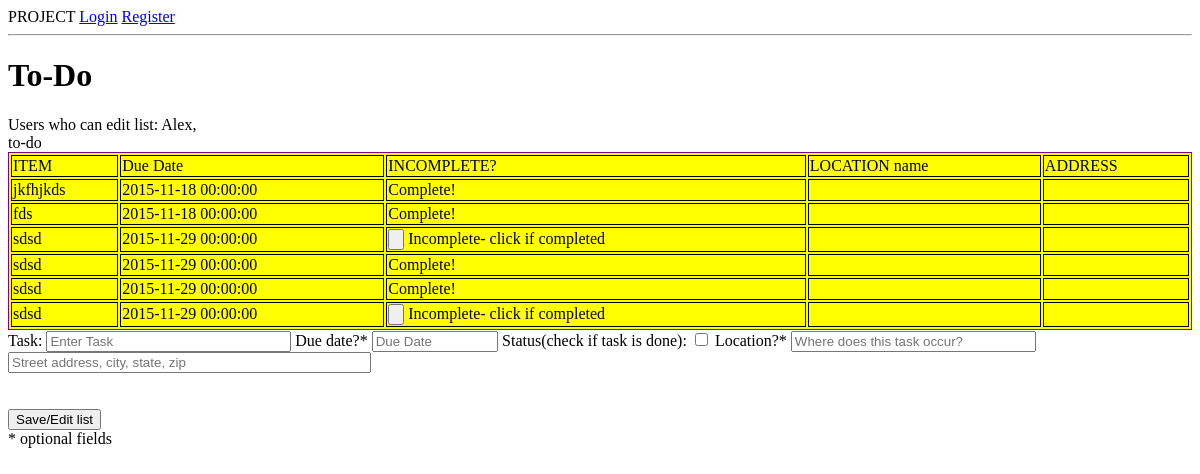
Before: /lists/14 with the older database file.
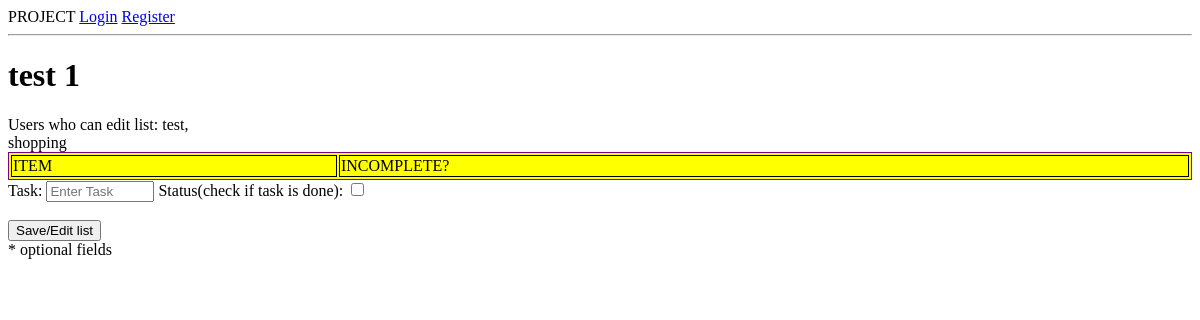
After: the same page with the newer database file.
### model.py (models this page shows, shortened)
class List(db.Model):
    __tablename__ = "lists"
    list_id = db.Column(db.Integer, autoincrement=True, primary_key=True)
    name = db.Column(db.String(20), nullable=False)
    list_type = db.Column(db.String(20))
    due_date_list = db.Column(db.DateTime, nullable=True)
    list_location_name = db.Column(db.String(50), nullable=True)
    list_location_address = db.Column(db.String(100), nullable=True)
    created_by = db.Column(db.String(50), nullable = False)

class Group(db.Model):
    __tablename__ = "groups"
    group_id = db.Column(db.Integer, autoincrement=True, primary_key=True)
    user_id = db.Column(db.Integer,db.ForeignKey('users.user_id'))
    list_id = db.Column(db.Integer,db.ForeignKey('lists.list_id'))
    permission = db.Column(db.Boolean, nullable = False, default = True)
    user = db.relationship("User",
                           backref=db.backref("groups"))
    checklist = db.relationship("List",
                            backref=db.backref("groups"))

class User(db.Model):
    __tablename__ = "users"
    user_id = db.Column(db.Integer, autoincrement=True, primary_key=True)
    name=db.Column(db.String(20), nullable=False)
    email = db.Column(db.String(64), nullable=False)
    password = db.Column(db.String(64), nullable=False)
    mobile = db.Column(db.Integer, nullable=False)
    user_location_name = db.Column(db.String, nullable = True)
    user_location_address = db.Column(db.String(100), nullable = True)

class To_Do(db.Model):
    __tablename__ = "to_dos"
    to_do_id = db.Column(db.Integer, autoincrement=True, primary_key=True)
    list_id = db.Column(db.Integer, db.ForeignKey('lists.list_id'))
    item = db.Column(db.String(64), nullable=False)
    due_date_todo = db.Column(db.DateTime, nullable=True)
    status_notdone = db.Column(db.Boolean, nullable=False, default=True)
    todo_location_name = db.Column(db.String(100), nullable=True)
    todo_location_address = db.Column(db.String(100), nullable=True)
    list_todo = db.relationship("List",
                                backref=db.backref("to_dos"))

### server.py (the view)
@app.route('/lists/<int:list_id>')
def lists(list_id):
    this_list = List.query.filter_by(list_id=list_id).one()
    permissions = Group.query.filter_by(list_id=list_id).all()
    list_type = this_list.list_type
    return render_template("list_items.html", this_list=this_list,
                                            permissions=permissions,
                                            list_type=list_type)

### templates/list_items.html (shortened to what this page needs)
{% extends 'base.html' %}
{% block content %}
<div id="list-items" data-type="{{ this_list.list_type }}">
    <h1 id="list-items-title">{{this_list.name}}</h1>
    <div id="list_permissions">
        Users who can edit list:
        {% for user in permissions %}
            {{ user.user.name }},
        {% endfor %}
    </div>
    {% if this_list.list_type=='shopping' %}
            shopping <br>
        <div id="shopping_list">
            <table id="listItemsTable">
                <thead><tr>
                    <td>ITEM</td>
                    <td>INCOMPLETE?</td>
                </tr></thead>
            </table>
         </div>
        <div class="shopping_item">
            <form id="new-shopping-item" style="none;" action="/new_shopping/{{ this_list.list_id }}" method="POST">
                <div id = "item-wrapper">
                    <div class="shopping_field">
                        Task:
                        <input type="text" class="list_row" name="item" placeholder="Enter Task" style="width: 100px;">
                       Status(check if task is done):
                       <input type="checkbox" class="list_row" id="checkbox1" name="status_notdone"><br>
                    </div>
                </div><br>
                <input type="submit" name="shopping" id="formSubmitId" value="Save/Edit list"></input><br>
                * optional fields
            </form>
        </div>
    {% endif %}
    {% if this_list.list_type=='to-do' %}
            to-do <br>
        <div id="todo_list">
            <table id="listItemsTable">
                <thead><tr>
                    <td>ITEM</td>
                    <td>Due Date</td>
                    <td>INCOMPLETE?</td>
                    <td>LOCATION name</td>
                    <td>ADDRESS</td>
                </tr></thead>
                <tbody>
                    {% for item in this_list.to_dos %}
                        <div class="todo_item">
                            <tr>
                                <td>{{ item.item }}</td>
                                <td>{{ item.due_date_todo }}</td>
                                <td>
                                    {% if item.status_notdone==True %}
                                        <input type="button" class="doneButton" data-listtype="ToDo" name="status_done" id="{{ item.to_do_id }}">
                                        Incomplete- click if completed
                                    {% else %}
                                        Complete!
                                    {% endif %}</td>
                                <td>{{ item.todo_location_name }}</td>
                                <td>{{ item.todo_location_address }}</td>
                            </tr>
                        </div>
                    {% endfor %}
                </tbody>
            </table>
        </div>
        <div class="todo_item">
            <form id="new-todo-item" style="none;" action="/new_todo/{{ this_list.list_id }}" method="POST">
                <div id = "item-wrapper">
                    <div class="todo_field">
                        Task:
                        <input type="text" class="list_row" name="item" placeholder="Enter Task" style="width: 20%;">
                        Due date?*
                        <input type="text" name="due_date_todo" class="datepicker" placeholder="Due Date" style="width:10%">
                       Status(check if task is done):
                        <input type="checkbox" class="list_row" name="status_notdone">
                       Location?*
                        <input type="text" name="todo_location_name" placeholder="Where does this task occur?" style="width:20%">
                        <input type="text" name="todo_location_address" placeholder="Street address, city, state, zip" style="width:30%"><br><br>
                     </div>
                </div><br>
                <input type="submit" name="todo" id="formSubmitId" value="Save/Edit list"></input><br>
                * optional fields
            </form>
        </div>
    {% endif %}
</div>
{% endblock %}

### templates/base.html (shortened to what this page needs)
<!doctype html>
<html>
<head>
  <link rel="stylesheet" href="//code.jquery.com/ui/1.11.4/themes/smoothness/jquery-ui.css">
  <link rel="stylesheet" href="/static/css/mycss.css">
</head>
<body>
PROJECT
{% if "user_id" in session %}
    <a href="/logout">Logout</a>
{% else %}
    <a href="/login">Login</a>
    <a href="/register">Register</a>
{% endif %}
<hr>
{% block content %}
{% endblock %}
</body>
</html>

### static/css/mycss.css (style rules this page uses)
#listItemsTable { border : 1px solid purple; width : 100%; background-color: yellow; }
tr,td { border : 1px solid black; }

Changed rows visible on the page:
no longer on this page (row edited): Group: user.name "Alex"
removed To_Do: item "jkfhjkds", due_date_todo "2015-11-18 00:00:00", status_notdone "Complete!"
removed To_Do: item "fds", due_date_todo "2015-11-18 00:00:00", status_notdone "Complete!"
removed To_Do: item "sdsd", due_date_todo "2015-11-29 00:00:00"
removed To_Do: item "sdsd", due_date_todo "2015-11-29 00:00:00", status_notdone "Complete!"
removed To_Do: item "sdsd", due_date_todo "2015-11-29 00:00:00", status_notdone "Complete!"
removed To_Do: item "sdsd", due_date_todo "2015-11-29 00:00:00"
changed List: name "To-Do" → "test 1"; list_type "to-do" → "shopping" (drawn)
now on this page (row edited): Group: user.name "test"
Other visible differences:
form field status_notdone: (not shown) → "☐"
form field shopping: (not shown) → "Save/Edit list"
form field status_notdone: "☐" → (not shown)
form field todo: "Save/Edit list" → (not shown)
text no longer shown: "to-do Due Date LOCATION name ADDRESS Due date?* Location?*"
text now shown: "shopping"
